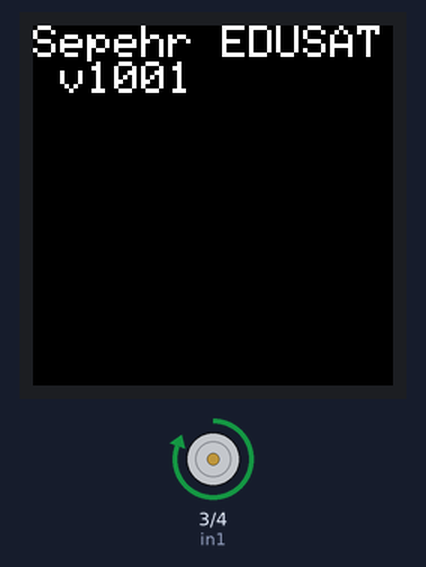
Simulated run of this sketch. Board: Arduino Mega 2560, built with avr-gcc and run on an emulated ATmega2560. Parts: 240×240 colour display, motor-driver pin pairs drawn as motors (green arrow = first pin HIGH = forward, orange = second pin HIGH = backward, longer = more drive, scaled by the enable pin). What the sketch prints to the serial monitor is not drawn.

Above: at 0.3 s.
At 7.76 s:
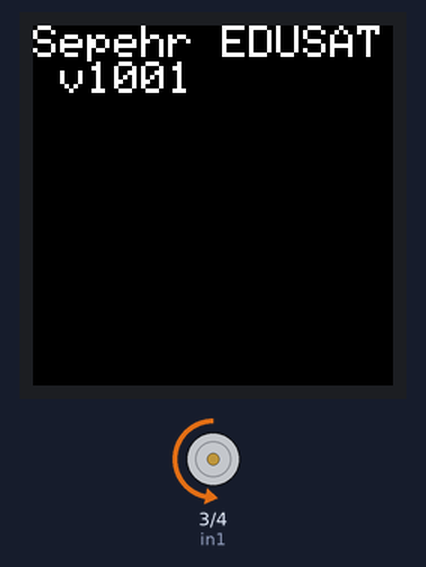
At 15.5 s:
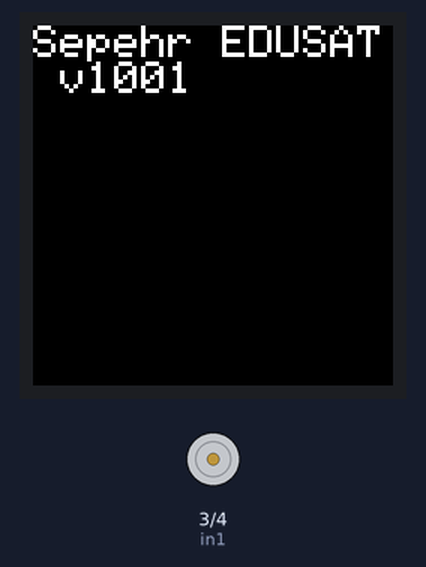
At 34.8 s:
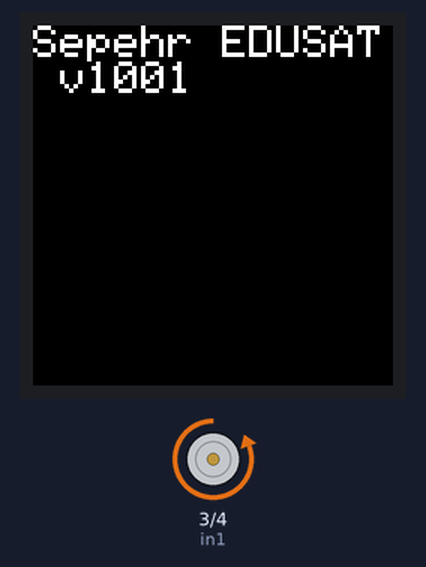
Timing chart, 0 to 40.0 s (numbered marks = the images above):
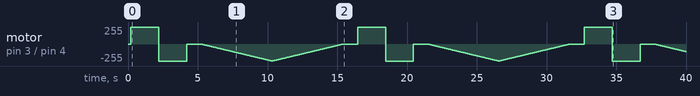

The sketch:

GMT130TFT_handler.ino
```cpp
// (licence header left out)
/**************************************************************************
  This code is modified for Sepehr EDU-Sat Version 1.0
  The Original Code is by Adafruit ST7789 Examples
  Written by Aliken for Sepehr Space Team.
  MIT license, all text above must be included in any redistribution
 *************************************************************************/

#include <Adafruit_GFX.h>    // Core graphics library
#include <Adafruit_ST7789.h> // Hardware-specific library for ST7789

// Motor A connections
int enA = 2;
int in1 = 3;
int in2 = 4;

// ST7789 TFT module connections
#define TFT_DC    8     // TFT DC  pin is connected to Mega2560 pin8
#define TFT_RST   9     // TFT RST pin is connected to Mega2560 pin9
#define TFT_CS    53     // TFT CS  pin is connected to Mega2560 pin53
//#define TFT_SCLK 52  //TFT SCK  pin is connected to Mega2560 pin52
//#define TFT_MOSI 51  //TFT SDA  pin is connected to Mega2560 pin51

// Display initialization
Adafruit_ST7789 tft = Adafruit_ST7789(TFT_CS, TFT_DC, TFT_RST);
//Adafruit_ST7789 tft = Adafruit_ST7789(TFT_CS, TFT_DC, TFT_MOSI, TFT_SCLK, TFT_RST); //Option2: Define manual SPI MOSI/SCLK for

float p = 3.1415926;

void setup(void) {
  Serial.begin(115200);

  // Set all the motor control pins to outputs
  pinMode(enA, OUTPUT);
  pinMode(in1, OUTPUT);
  pinMode(in2, OUTPUT);

  // Turn off motors - Initial state
  digitalWrite(in1, LOW);
  digitalWrite(in2, LOW);

  Serial.print(F("Hello! ST7789 TFT Test "));

  // if the display has CS pin try with SPI_MODE0, else use SPI_MODE3
  tft.init(240, 240, SPI_MODE3);    // Init ST7789 display 240x240 pixel

  // if the screen is flipped, remove this command
  tft.setRotation(1);

  Serial.println(F("Initialized"));

  // large block of text
  tft.fillScreen(ST77XX_BLACK);
  tft.setTextSize(3);
  testdrawtext("Sepehr EDUSAT v1001", ST77XX_WHITE);
}

void loop() {
  Serial.println("Direction Control Mode");
  directionControl();
  delay(1000);
  Serial.println("Speed Control Mode");
  speedControl();
  delay(1000);
}

// This function lets you control spinning direction of motors
void directionControl() {
  // Set motors to maximum speed
  digitalWrite(enA, HIGH);

  // Turn on motor A & B
  digitalWrite(in1, HIGH);
  digitalWrite(in2, LOW);
  delay(2000);

  // Now change motor directions
  digitalWrite(in1, LOW);
  digitalWrite(in2, HIGH);
  delay(2000);

  // Turn off motors
  digitalWrite(in1, LOW);
  digitalWrite(in2, LOW);
}

// This function lets you control speed of the motors
void speedControl() {
  // Turn on motors
  digitalWrite(in1, LOW);
  digitalWrite(in2, HIGH);

  // Accelerate from zero to maximum speed
  for (int i = 0; i < 256; i++) {
    analogWrite(enA, i);
    delay(20);
  }

  // Decelerate from maximum speed to zero
  for (int i = 255; i >= 0; --i) {
    analogWrite(enA, i);
    delay(20);
  }

  // Now turn off motors
  digitalWrite(in1, LOW);
  digitalWrite(in2, LOW);
}

void testdrawtext(char *text, uint16_t color) {
  tft.setCursor(0, 0);
  tft.setTextColor(color);
  tft.setTextWrap(true);
  tft.print(text);
}
```
